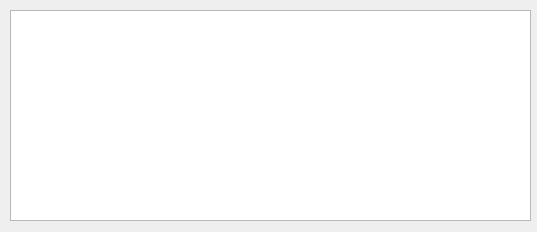
<?xml version="1.0" encoding="UTF-8"?>
<ui version="4.0">
 <class>accept_acc_ui</class>
 <widget class="QDialog" name="accept_acc_ui">
  <property name="geometry">
   <rect>
    <x>0</x>
    <y>0</y>
    <width>537</width>
    <height>232</height>
   </rect>
  </property>
  <property name="windowTitle">
   <string>Dialog</string>
  </property>
  <widget class="QTableWidget" name="tableWidget">
   <property name="geometry">
    <rect>
     <x>10</x>
     <y>10</y>
     <width>521</width>
     <height>211</height>
    </rect>
   </property>
  </widget>
 </widget>
 <resources/>
 <connections/>
</ui>
